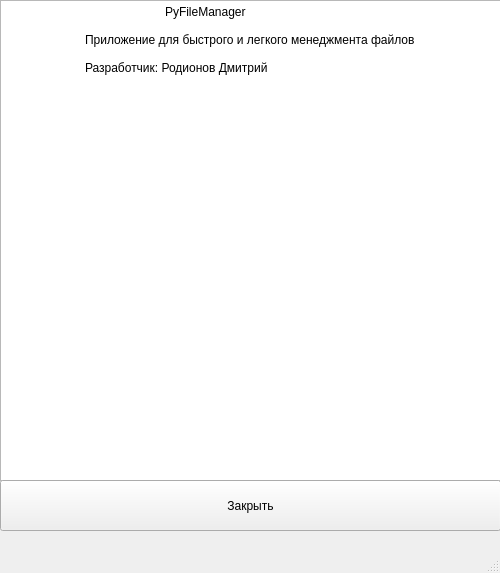
<?xml version="1.0" encoding="UTF-8"?>
<ui version="4.0">
 <class>MainWindow</class>
 <widget class="QMainWindow" name="MainWindow">
  <property name="geometry">
   <rect>
    <x>0</x>
    <y>0</y>
    <width>500</width>
    <height>573</height>
   </rect>
  </property>
  <property name="windowTitle">
   <string>MainWindow</string>
  </property>
  <widget class="QWidget" name="centralwidget">
   <widget class="QPlainTextEdit" name="plainTextEdit">
    <property name="geometry">
     <rect>
      <x>0</x>
      <y>0</y>
      <width>501</width>
      <height>481</height>
     </rect>
    </property>
    <property name="undoRedoEnabled">
     <bool>false</bool>
    </property>
    <property name="readOnly">
     <bool>true</bool>
    </property>
    <property name="plainText">
     <string>		PyFileManager

	Приложение для быстрого и легкого менеджмента файлов

	Разработчик: Родионов Дмитрий</string>
    </property>
   </widget>
   <widget class="QPushButton" name="pushButton">
    <property name="geometry">
     <rect>
      <x>0</x>
      <y>480</y>
      <width>501</width>
      <height>51</height>
     </rect>
    </property>
    <property name="text">
     <string>Закрыть</string>
    </property>
   </widget>
  </widget>
  <widget class="QMenuBar" name="menubar">
   <property name="geometry">
    <rect>
     <x>0</x>
     <y>0</y>
     <width>500</width>
     <height>25</height>
    </rect>
   </property>
  </widget>
  <widget class="QStatusBar" name="statusbar"/>
 </widget>
 <resources/>
 <connections/>
</ui>
